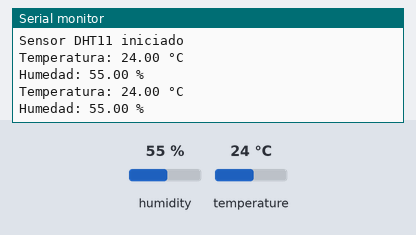
The sketch below on a simulated ESP32. Parts: the last lines printed to the serial monitor. The inputs (shaded band) are chosen by the test bench; at power-on: humidity 55 %, temperature 24 °C.

Above: at 4.8 s.
4.9 s: humidity set to 22 %
At 7.3 s:
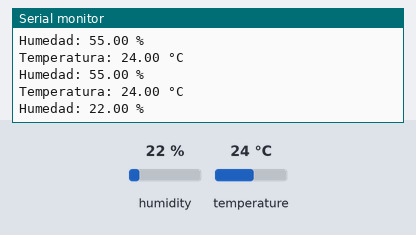
7.9 s: temperature set to 12 °C
At 8.5 s:
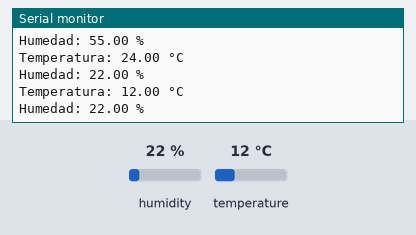
10.9 s: humidity set to 40 %
At 13.2 s:
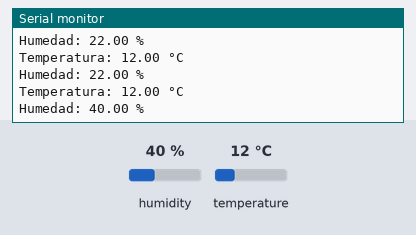
Timing chart, 0 to 14.7 s (numbered marks = the images above; inputs shaded):
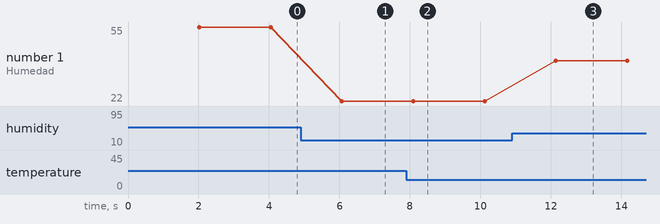

Measured:
- after the input at 4.9 s, the serial monitor: prints a new line after 1.2 s (image 1)
- after the input at 7.9 s, the serial monitor: prints a new line after 0.19 s (image 2)
- after the input at 10.9 s, the serial monitor: prints a new line after 1.2 s (image 3)
- plotted number 1: 55 → 22 after the input at 4.9 s, 22 → 40 after the input at 10.9 s

The sketch:

prueba6_sensor.ino
```cpp
// Etapa 6: Conexión del ESP32 con el Sensor DHT11

#include <DHT.h>  // Librería para manejar el sensor DHT

// Definir pin de datos y el tipo de sensor (DHT11)
#define DHTPIN 4  // Pin de datos conectado al DHT11
#define DHTTYPE DHT11  // Tipo de sensor: DHT11

// Crear objeto de clase DHT para gestionar el sensor
DHT dht(DHTPIN, DHTTYPE);

void setup() {
  Serial.begin(115200);  // Inicializar comunicación serial
  dht.begin();  // Iniciar comunicación con sensor DHT11
  Serial.println("Sensor DHT11 iniciado");  // Confirmación de que el sensor está listo
}

void loop() {
  // Esperar 2 segundos entre cada lectura para evitar saturar el sensor
  delay(2000);

  // Leer la temperatura del sensor DHT11
  float temperatura = dht.readTemperature();
  // Leer la humedad del sensor DHT11
  float humedad = dht.readHumidity();

  // Verificar si las lecturas son válidas
  if (isnan(temperatura) || isnan(humedad)) {
    Serial.println("Error al leer el sensor DHT11");  // Imprimir un mensaje de error si no se puede leer el sensor
    return;  // Detener la ejecución hasta la siguiente iteración
  }

  // Mostrar los valores de temperatura y humedad en el monitor serial
  Serial.print("Temperatura: ");
  Serial.print(temperatura);
  Serial.println(" °C");

  Serial.print("Humedad: ");
  Serial.print(humedad);
  Serial.println(" %");
}
```
